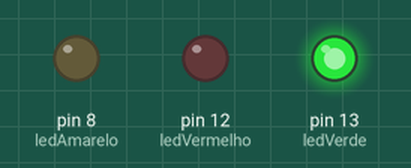
A sketch run on a simulated Arduino Uno, built with avr-gcc and run on an emulated ATmega328P. Parts: output pins drawn as LEDs (lit = HIGH).

Above: at 2.5 s.
At 5.05 s:
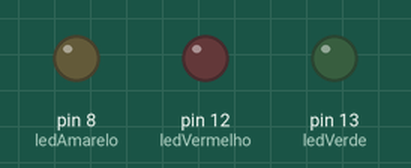
At 6.6 s:
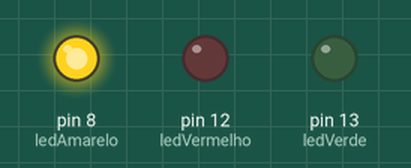
At 10.7 s:
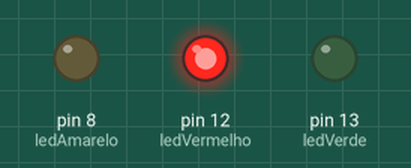
Timing chart, 0 to 17.3 s (numbered marks = the images above):
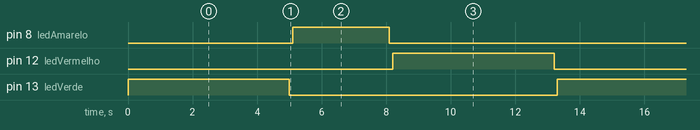

The sketch:

Sinal2.ino
```cpp
const int ledVerde = 13;
const int ledVermelho = 12;
const int ledAmarelo = 8;

void setup() {

  pinMode(ledVerde, OUTPUT);
   pinMode(ledVermelho, OUTPUT);
   pinMode(ledAmarelo, OUTPUT);
}

void loop() {

  digitalWrite(ledVerde , HIGH);
  delay(5000);
  digitalWrite(ledVerde , LOW);
  delay(100);

   digitalWrite(ledAmarelo, HIGH);
  delay(3000);
  digitalWrite(ledAmarelo, LOW);
  delay(100);

  digitalWrite(ledVermelho, HIGH);
  delay(5000);
  digitalWrite(ledVermelho, LOW);
  delay(100);
}
```

Measured:
- by itself, pin 8 (ledAmarelo): alternates HIGH for 3.0 s and LOW for 10.3 s
- by itself, pin 12 (ledVermelho), pin 13 (ledVerde): alternates HIGH for 5.0 s and LOW for 8.3 s
- by itself, everything shown: repeats every 13.3 s, in 6 steps
